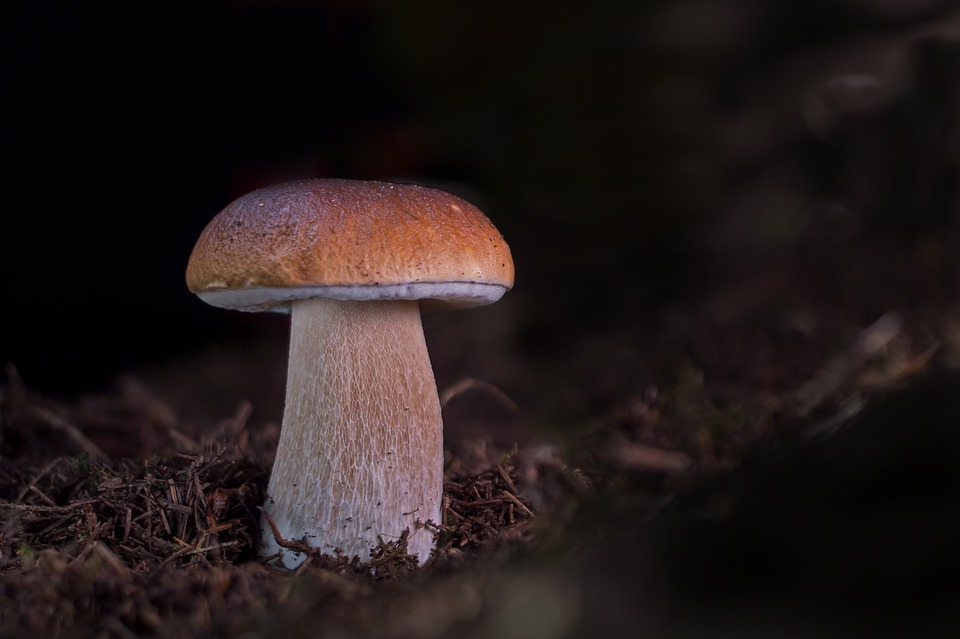
#> input picture imgs/mushroom.jpg, 960 x 639 px
$ python graph-cut.py
#> lines starting #> are read from the running program, lines starting #| are printed output that depends on the picture
import matplotlib.pyplot as plt
import skimage.color as color
import skimage.data as data
import skimage.future.graph as graph
import skimage.io as io
from skimage.io import imread
import skimage.segmentation as segmentation

#img = data.astronaut()
img = imread('../imgs/mushroom.jpg')
#> img is the input picture: shape (639, 960, 3); mean R, G, B 34.9, 26.3, 25.4
segment_img = segmentation.slic(img, compactness = 30, n_segments = 200)
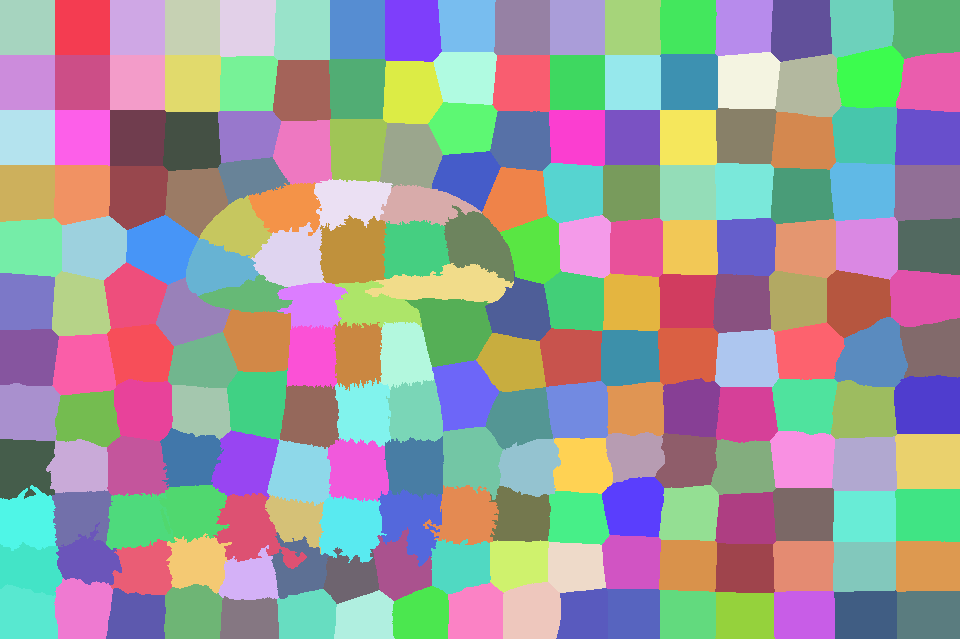
#> segment_img: shape (639, 960) int64; 203 distinct labels, from 1 to 203; one colour per label, 0 black
segment_graph = graph.rag_mean_color(img, segment_img, mode = "similarity")
img_cuts = graph.cut_normalized(segment_img, segment_graph)
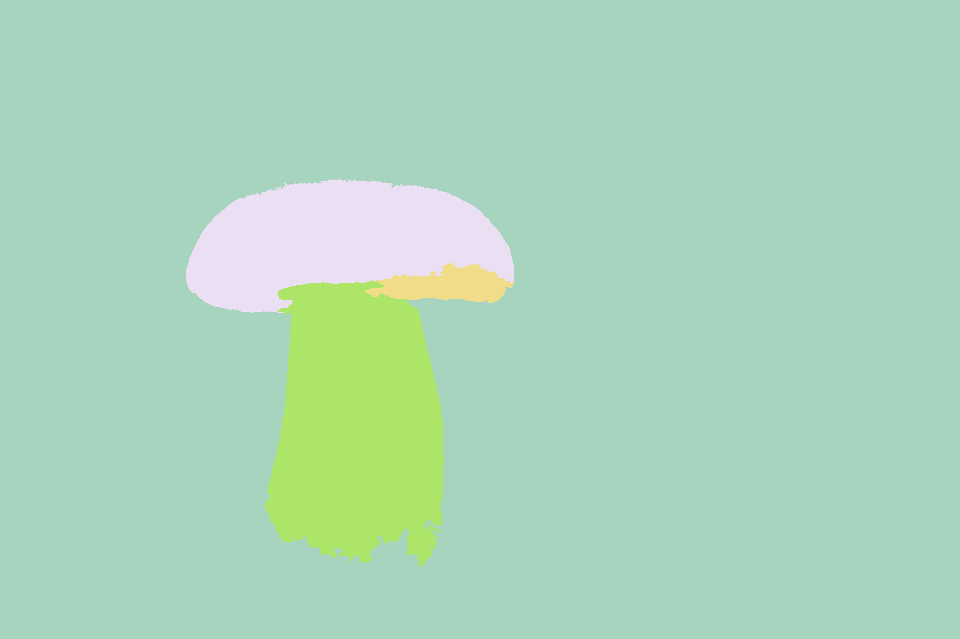
#> img_cuts: shape (639, 960) int64; 4 distinct labels, from 1 to 100; one colour per label, 0 black
output = color.label2rgb(img_cuts, img, kind = "avg")
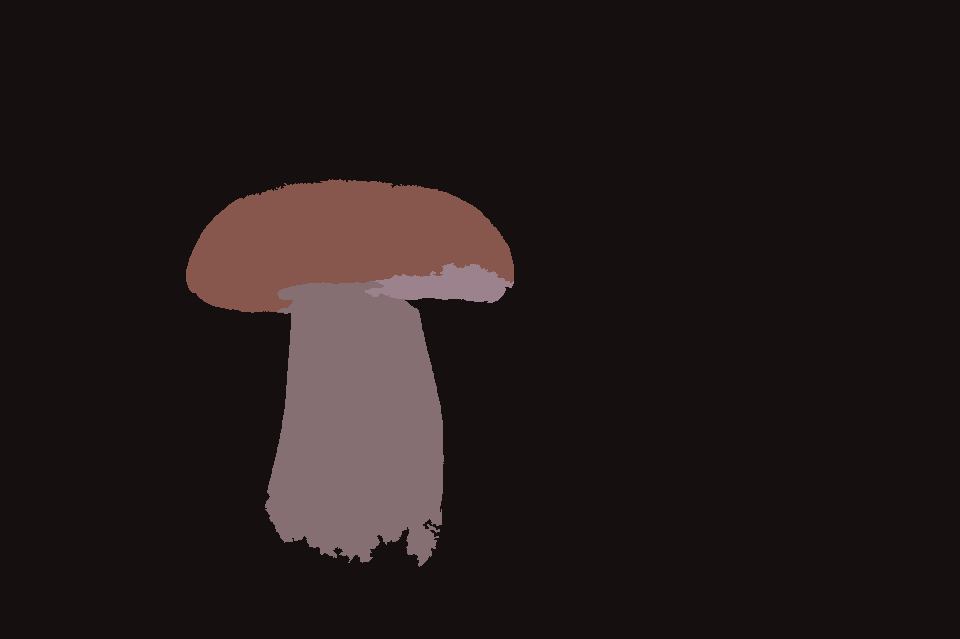
#> output: shape (639, 960, 3); mean R, G, B 34.5, 26.2, 25.1
fig, ax = plt.subplots(nrows = 1, ncols = 2)
ax[0].imshow(img)
ax[1].imshow(output)

plt.tight_layout()
plt.show()
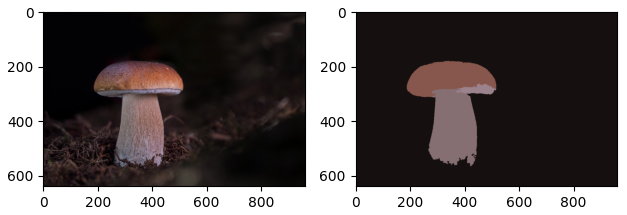
#> figure drawn by matplotlib, 2 panels
